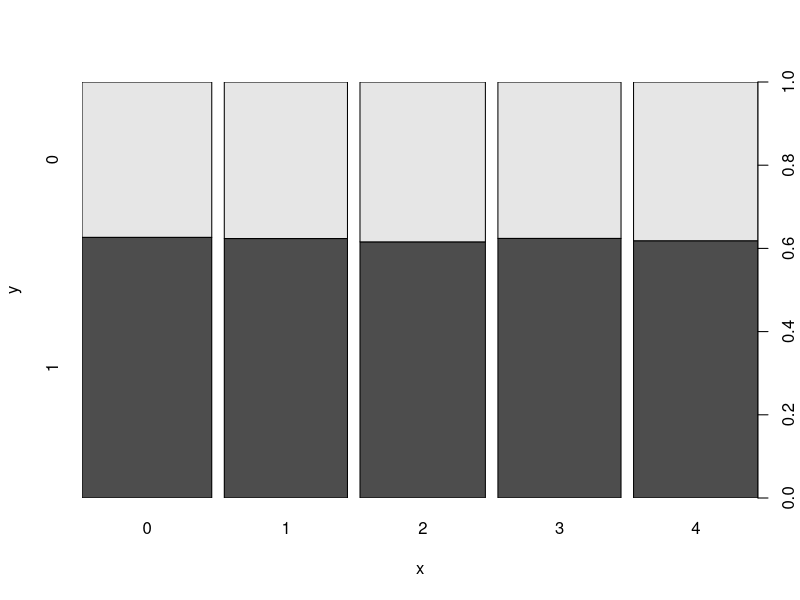
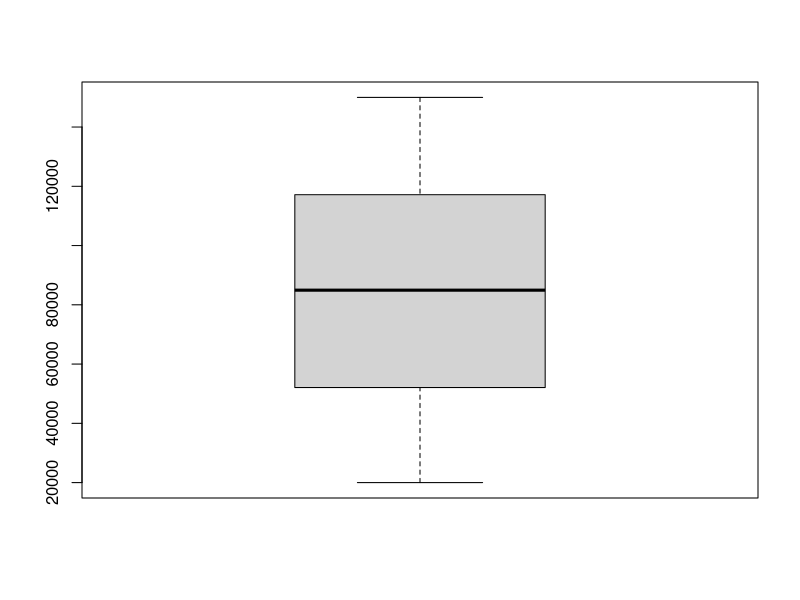
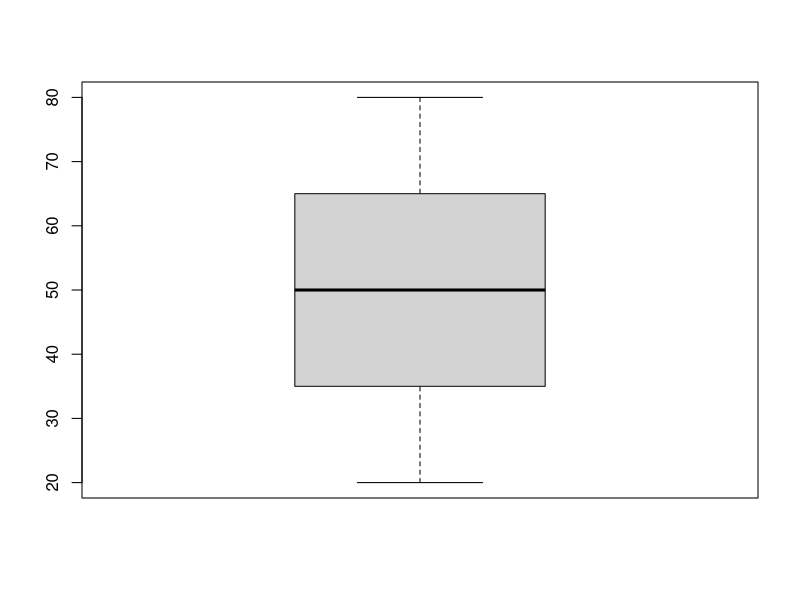
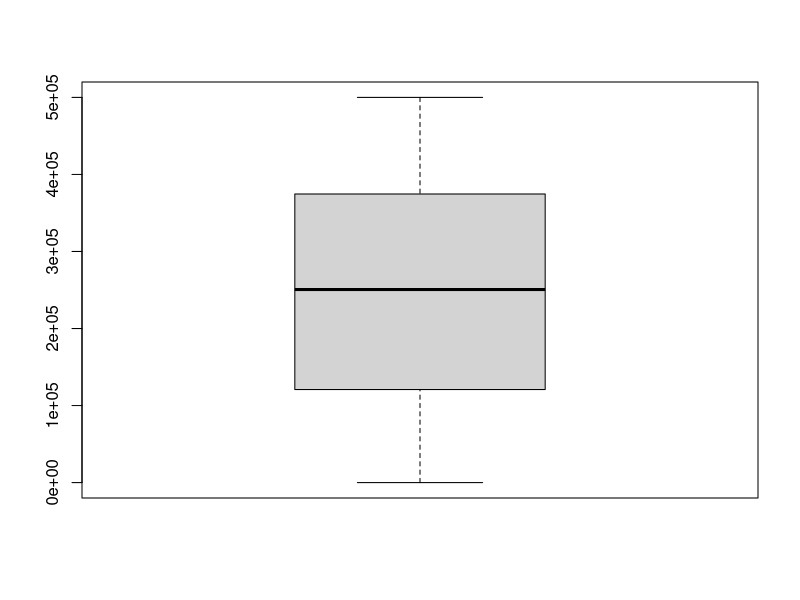
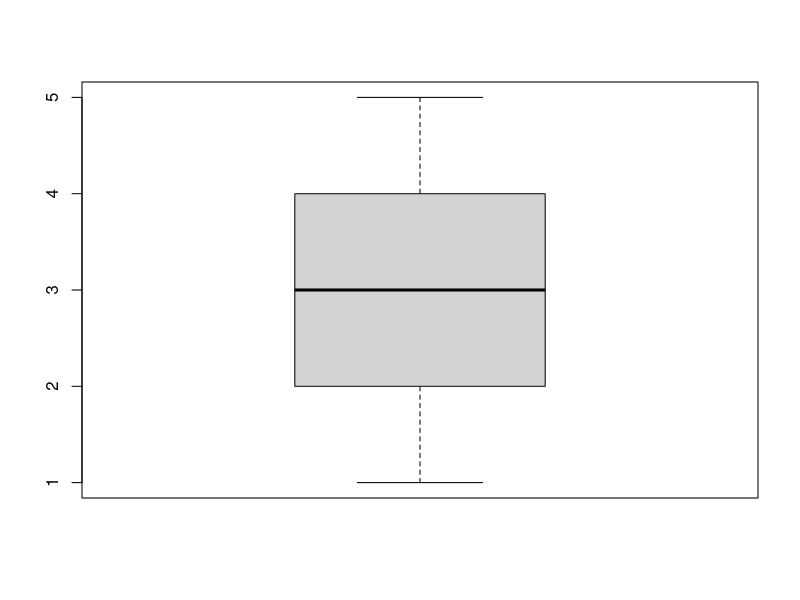
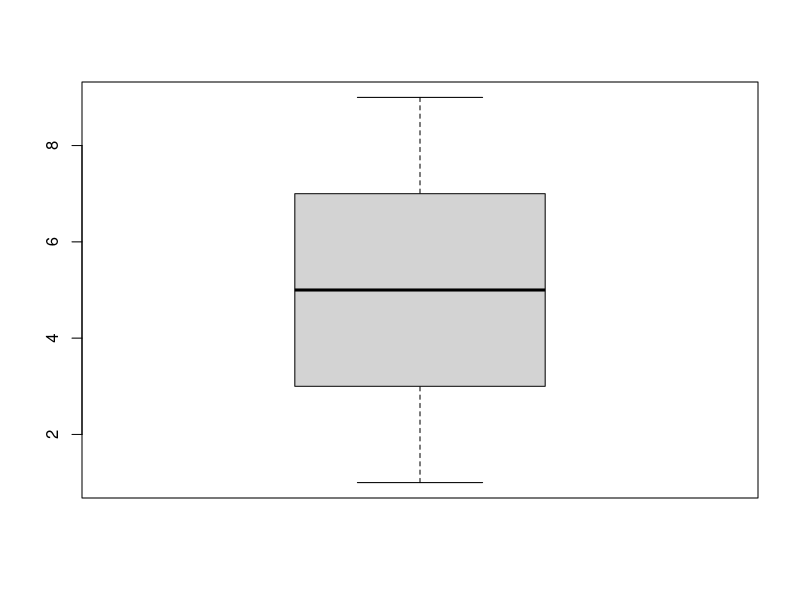
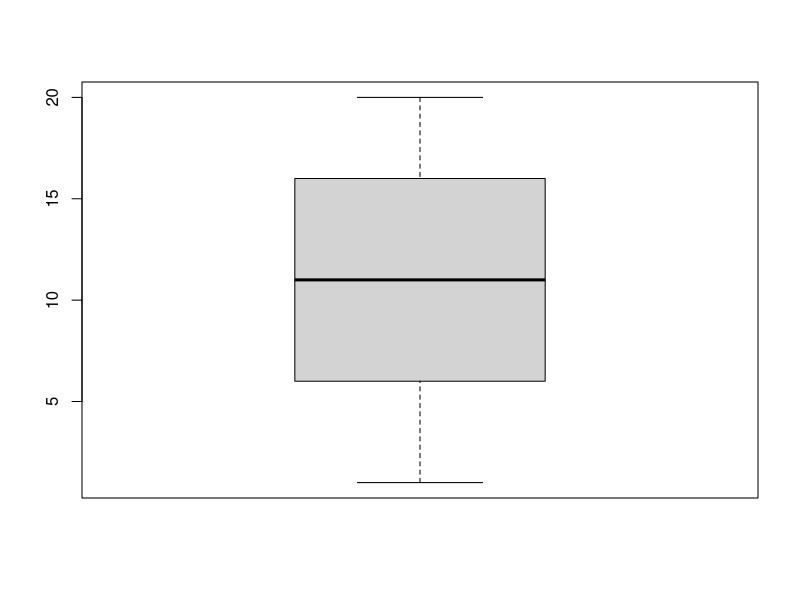
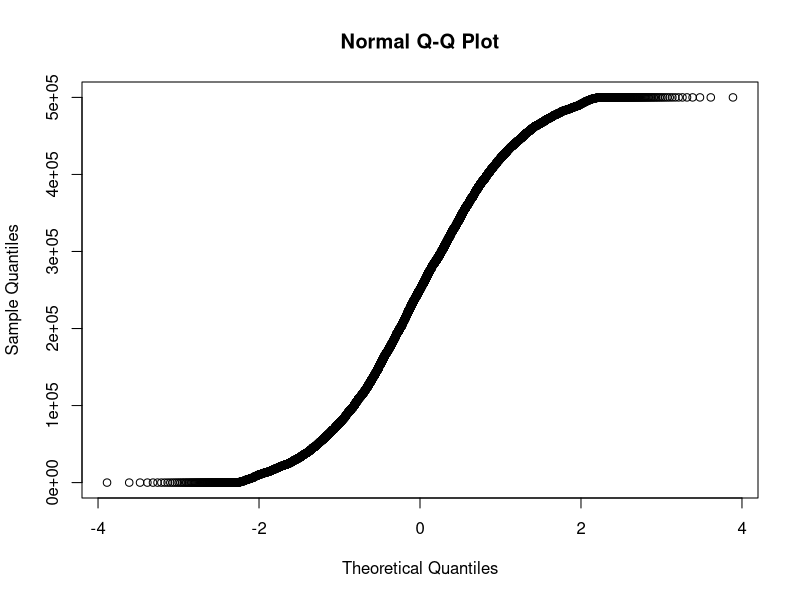

Recreate these plots in R, in order. (Note: this script raises an error after producing the figures.)
#C5.0  10-fold cross validation
#dataframe = CompleteResponses
#Y Value = brand

library(readr)
library(rstudioapi)
library(caret)
library(ggplot2)

#Uploading data set
setwd(dirname(getActiveDocumentContext()$path))
CompleteResponses <- read.csv("../Data/CompleteResponses.csv")
setwd(dirname(getActiveDocumentContext()$path))
SurveyIncomplete <- read.csv("../Data/SurveyIncomplete.csv")

#Exploring data
attributes(CompleteResponses)
summary(CompleteResponses)
str(CompleteResponses)
sum(is.na(CompleteResponses))

#Preprocessing
CompleteResponses$elevel<-as.factor(CompleteResponses$elevel)
CompleteResponses$car<-as.factor(CompleteResponses$car)
CompleteResponses$zipcode<-as.factor(CompleteResponses$zipcode)
CompleteResponses$brand<-as.factor(CompleteResponses$brand)

SurveyIncomplete$elevel<-as.factor(SurveyIncomplete$elevel)
SurveyIncomplete$car<-as.factor(SurveyIncomplete$car)
SurveyIncomplete$zipcode<-as.factor(SurveyIncomplete$zipcode)
SurveyIncomplete$brand<-as.factor(SurveyIncomplete$brand)

#Plots
plot(CompleteResponses$elevel, CompleteResponses$brand)
boxplot(CompleteResponses$salary)
boxplot(CompleteResponses$age)
boxplot(CompleteResponses$credit)
boxplot(CompleteResponses$elevel)
boxplot(CompleteResponses$zipcode)
boxplot(CompleteResponses$car)
qqnorm(CompleteResponses$credit)

#Analysis of correlation for feature selection
summary(aov(CompleteResponses$salary ~ CompleteResponses$brand, data = CompleteResponses))
summary(aov(CompleteResponses$age ~ CompleteResponses$brand, data = CompleteResponses))
summary(aov(CompleteResponses$credit ~ CompleteResponses$brand, data = CompleteResponses))
chisq.test(CompleteResponses$elevel, CompleteResponses$brand)
chisq.test(CompleteResponses$car, CompleteResponses$brand)
chisq.test(CompleteResponses$zipcode, CompleteResponses$brand)
cor(CompleteResponses$salary, CompleteResponses$age)
cor(CompleteResponses$salary, CompleteResponses$credit)
cor(CompleteResponses$age, CompleteResponses$credit)
ggplot(data = CompleteResponses, aes(x=CompleteResponses$salary, y=CompleteResponses$age)) + geom_point()

#Training and testing sets
inTraining <- createDataPartition(CompleteResponses$brand, p = .75, list = FALSE)
training <- CompleteResponses[inTraining,]
testing <- CompleteResponses[-inTraining,]
nrow(training)
nrow(testing)

#SetSeed
set.seed(123)

#10 fold cross validation
fitControl <- trainControl(method = "repeatedcv", number = 10, repeats = 1)

#Training model all features OOB Automatic Tuning Grid with a tuneLength of 2
C5.0feat <- train(brand~ ., data = training, method = "C5.0",
                  trControl=fitControl, tuneLength = 2)
C5.0feat
#Feat selection
varImp(C5.0feat)

#Training model 2 features OOB Automatic Tuning Grid with a tuneLength of 2
C5.0feat2 <- train(brand~ salary+age, data = training, method = "C5.0",
                   trControl=fitControl, tuneLength = 2)
C5.0feat2

#Training model 2 features Optimized tuneLength of 20
C5.0feat2_opt <- train(brand~ salary+age, data = training, method = "C5.0",
                       trControl = fitControl, tuneLength = 20)
C5.0feat2_opt

#Test predictions
C5.0_predictions <- predict(C5.0feat2_opt,testing)
C5.0_predictions

#Metrics and errors
postResample(pred = C5.0_predictions,obs = testing$brand)
confusionMatrix(C5.0_predictions, testing$brand)
names(testing)
testing$prediction <- C5.0_predictions
testing$error <- testing$brand == testing$prediction
summary(testing$error)
ggplot(testing, aes(x=testing$age, y=testing$salary)) +geom_point(aes(col=testing$error))
ggplot(testing, aes(x=testing$age, y=testing$salary)) +geom_point(aes(col=testing$prediction))

#Predictions for incomplete survey
survey_predictions <- predict(C5.0feat2_opt,SurveyIncomplete)
survey_predictions
summary(survey_predictions)
plot(survey_predictions)
ggplot(SurveyIncomplete, aes(x=SurveyIncomplete$age, y=SurveyIncomplete$salary)) +geom_point(aes(col=survey_predictions))
SurveyIncomplete$brandprediction <- survey_predictions
write.csv(SurveyIncomplete)
write.csv(SurveyIncomplete,"~/Desktop/Ubiqum/Módulo 2/Task2/Data/SurveyIncomplete.csv")

#Global customer survey
SurveyIncomplete
SurveyIncomplete$brand <- SurveyIncomplete$brandprediction
summary(SurveyIncomplete)
SurveyIncomplete$brandprediction <- NULL
SurveyIncomplete$X <- NULL
CompleteResponses
totalbrand <- rbind(CompleteResponses, SurveyIncomplete)
summary(totalbrand)
